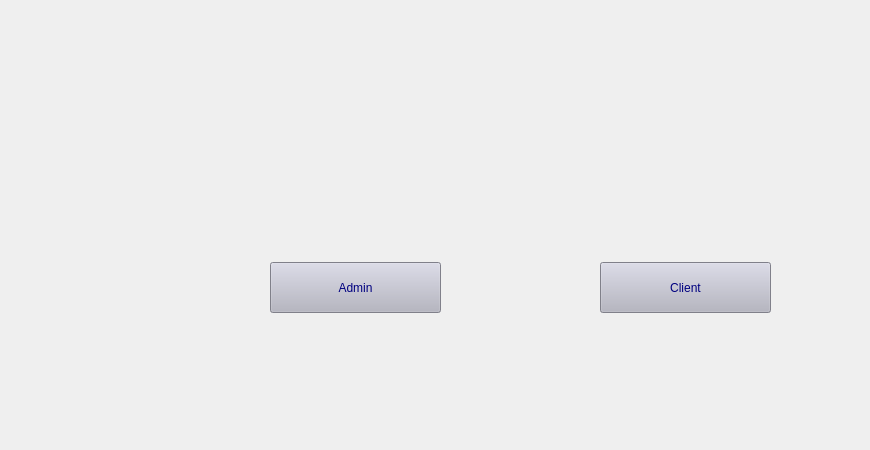
    <widget class="QWidget" name="page_choisirclientadmin">
     <widget class="QLabel" name="label_choisirclientadmin">
      <property name="geometry">
       <rect>
        <x>0</x>
        <y>0</y>
        <width>861</width>
        <height>441</height>
       </rect>
      </property>
      <property name="styleSheet">
       <string notr="true">
background-image: url(:/choisiradminclient.png);</string>
      </property>
      <property name="text">
       <string/>
      </property>
     </widget>
     <widget class="QPushButton" name="pushButton_admin">
      <property name="geometry">
       <rect>
        <x>270</x>
        <y>262</y>
        <width>171</width>
        <height>51</height>
       </rect>
      </property>
      <property name="styleSheet">
       <string notr="true">#pushButton_admin{
	font: 18pt &quot;Bahnschrift&quot;;

	background-color: rgb(179, 179, 193);
	
	
	
	color: rgb(0, 0, 127);
	
;}


#pushButton_admin:hover{
;

	color: rgb(255, 255, 255);
	background-color: rgb(4, 44, 89);
	}</string>
      </property>
      <property name="text">
       <string>Admin</string>
      </property>
     </widget>
     <widget class="QPushButton" name="pushButton_client">
      <property name="geometry">
       <rect>
        <x>600</x>
        <y>262</y>
        <width>171</width>
        <height>51</height>
       </rect>
      </property>
      <property name="styleSheet">
       <string notr="true">#pushButton_client{
	font: 18pt &quot;Bahnschrift&quot;;

	background-color: rgb(179, 179, 193);
	
	
	
	color: rgb(0, 0, 127);
	
;}


#pushButton_client:hover{
;

	color: rgb(255, 255, 255);
	background-color: rgb(4, 44, 89);
	}</string>
      </property>
      <property name="text">
       <string>Client</string>
      </property>
     </widget>
     <widget class="QLabel" name="label_16">
      <property name="geometry">
       <rect>
        <x>280</x>
        <y>60</y>
        <width>161</width>
        <height>171</height>
       </rect>
      </property>
      <property name="styleSheet">
       <string notr="true"/>
      </property>
      <property name="text">
       <string/>
      </property>
     </widget>
     <widget class="QLabel" name="label_17">
      <property name="geometry">
       <rect>
        <x>606</x>
        <y>52</y>
        <width>161</width>
        <height>171</height>
       </rect>
      </property>
      <property name="styleSheet">
       <string notr="true"/>
      </property>
      <property name="text">
       <string/>
      </property>
     </widget>
     <zorder>label_choisirclientadmin</zorder>
     <zorder>pushButton_admin</zorder>
     <zorder>pushButton_client</zorder>
     <zorder>label_17</zorder>
     <zorder>label_16</zorder>
    </widget>
